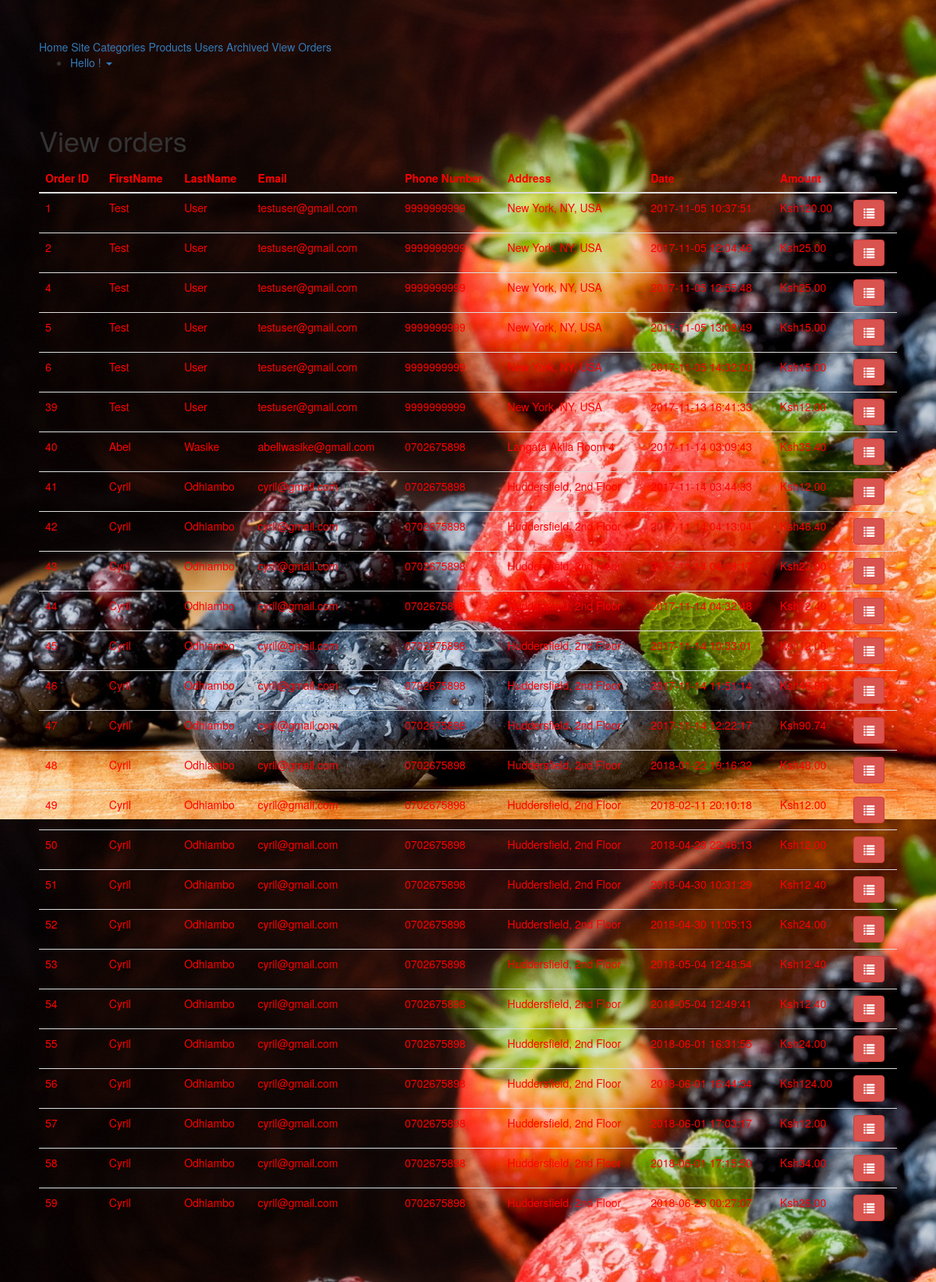
Page /admin/vieworders.php on the committed database.
### tables this page shows
CREATE TABLE `orders` (
  `id` int(11) NOT NULL,
  `customer_id` int(11) NOT NULL,
  `total_price` float(10,2) NOT NULL,
  `created` datetime NOT NULL,
  `modified` datetime NOT NULL,
  `status` enum('1','0') NOT NULL DEFAULT '1'
);

CREATE TABLE `customers` (
  `id` int(11) NOT NULL,
  `email` varchar(100) NOT NULL,
  `phone` varchar(15) NOT NULL,
  `address` text NOT NULL,
  `created` datetime NOT NULL,
  `modified` datetime NOT NULL,
  `status` enum('1','0') NOT NULL DEFAULT '1',
  `firstname` varchar(50) DEFAULT NULL,
  `lastname` varchar(50) DEFAULT NULL,
  `description` text DEFAULT NULL
);

### admin/vieworders.php (the view, shortened to what this page needs)
<?php
include '../cart.php';
?>
<!DOCTYPE html>
<html lang="en">
<head>
    <link rel="stylesheet" href="http://maxcdn.bootstrapcdn.com/bootstrap/3.3.7/css/bootstrap.min.css">
</head>
<body>
<div class="container">
<?php include("adminlinks.php") ?>
<br>
<br>
    <h1>View orders</h1>
    <table class="table" style="color:red;">
    <thead>
        <tr>
            <th>Order ID</th>
			<th>FirstName</th>
            <th>LastName</th>
            <th>Email</th>
            <th>Phone Number</th>
            <th>Address</th>
			<th>Date</th>
            <th>Amount</th>
            <th>&nbsp;</th>
        </tr>
    </thead>
    <tbody>
    <?php
        $query = $db->query("SELECT * FROM customers,orders WHERE customers.id=orders.customer_id");
        if($query->num_rows > 0){
            while($row = $query->fetch_assoc()){
    ?>
        <tr>
            <td><?php echo $row["id"]; ?></td>
            <td><?php echo $row["firstname"]; ?></td>
   			<td><?php echo $row["lastname"]; ?></td>
            <td><?php echo $row["email"]; ?></td>
            <td><?php echo $row["phone"]; ?></td>
			<td><?php echo $row["address"]; ?></td>
            <td><?php echo $row["created"]; ?></td>
            <td><?php echo 'Ksh'.$row["total_price"]; ?></td>
            <td>
    <a href="viewspecificorder.php?action=vieworderItem&id=<?php echo $row["id"]; ?>" class="btn btn-danger"><i class="glyphicon glyphicon-list"></i></a>
            </td>
        </tr>
	<?php } }else{ ?>
        <tr><td colspan="5"><p>No records.....</p></td>
    <?php } ?>
    </tbody>
    </table>
</div>
</body>
</html>

### rows in the picture
orders: id "1", customer.firstname "Test", customer.lastname "User", customer.email "testuser@gmail.com", customer.phone "9999999999", customer.address "New York, NY, USA", created "2017-11-05 10:37:51", total_price "120.00"
orders: id "2", customer.firstname "Test", customer.lastname "User", customer.email "testuser@gmail.com", customer.phone "9999999999", customer.address "New York, NY, USA", created "2017-11-05 12:04:46", total_price "25.00"
orders: id "4", customer.firstname "Test", customer.lastname "User", customer.email "testuser@gmail.com", customer.phone "9999999999", customer.address "New York, NY, USA", created "2017-11-05 12:55:48", total_price "25.00"
orders: id "5", customer.firstname "Test", customer.lastname "User", customer.email "testuser@gmail.com", customer.phone "9999999999", customer.address "New York, NY, USA", created "2017-11-05 13:08:49", total_price "15.00"
orders: id "6", customer.firstname "Test", customer.lastname "User", customer.email "testuser@gmail.com", customer.phone "9999999999", customer.address "New York, NY, USA", created "2017-11-05 14:32:00", total_price "15.00"
orders: id "39", customer.firstname "Test", customer.lastname "User", customer.email "testuser@gmail.com", customer.phone "9999999999", customer.address "New York, NY, USA", created "2017-11-13 16:41:33", total_price "12.00"
orders: id "40", customer.firstname "Abel", customer.lastname "Wasike", customer.email "abellwasike@gmail.com", customer.phone "0702675898", customer.address "Langata Akila Room 4", created "2017-11-14 03:09:43", total_price "35.40"
orders: id "41", customer.firstname "Cyril", customer.lastname "Odhiambo", customer.email "cyril@gmail.com", customer.phone "0702675898", customer.address "Huddersfield, 2nd Floor", created "2017-11-14 03:44:33", total_price "12.00"
orders: id "42", customer.firstname "Cyril", customer.lastname "Odhiambo", customer.email "cyril@gmail.com", customer.phone "0702675898", customer.address "Huddersfield, 2nd Floor", created "2017-11-14 04:13:04", total_price "46.40"
orders: id "43", customer.firstname "Cyril", customer.lastname "Odhiambo", customer.email "cyril@gmail.com", customer.phone "0702675898", customer.address "Huddersfield, 2nd Floor", created "2017-11-14 04:19:17", total_price "23.00"
orders: id "44", customer.firstname "Cyril", customer.lastname "Odhiambo", customer.email "cyril@gmail.com", customer.phone "0702675898", customer.address "Huddersfield, 2nd Floor", created "2017-11-14 04:32:48", total_price "12.40"
orders: id "45", customer.firstname "Cyril", customer.lastname "Odhiambo", customer.email "cyril@gmail.com", customer.phone "0702675898", customer.address "Huddersfield, 2nd Floor", created "2017-11-14 10:33:01", total_price "12.00"
orders: id "46", customer.firstname "Cyril", customer.lastname "Odhiambo", customer.email "cyril@gmail.com", customer.phone "0702675898", customer.address "Huddersfield, 2nd Floor", created "2017-11-14 11:51:14", total_price "46.80"
orders: id "47", customer.firstname "Cyril", customer.lastname "Odhiambo", customer.email "cyril@gmail.com", customer.phone "0702675898", customer.address "Huddersfield, 2nd Floor", created "2017-11-14 12:22:17", total_price "90.74"
orders: id "48", customer.firstname "Cyril", customer.lastname "Odhiambo", customer.email "cyril@gmail.com", customer.phone "0702675898", customer.address "Huddersfield, 2nd Floor", created "2018-01-22 19:16:32", total_price "48.00"
orders: id "49", customer.firstname "Cyril", customer.lastname "Odhiambo", customer.email "cyril@gmail.com", customer.phone "0702675898", customer.address "Huddersfield, 2nd Floor", created "2018-02-11 20:10:18", total_price "12.00"
orders: id "50", customer.firstname "Cyril", customer.lastname "Odhiambo", customer.email "cyril@gmail.com", customer.phone "0702675898", customer.address "Huddersfield, 2nd Floor", created "2018-04-29 22:46:13", total_price "12.00"
orders: id "51", customer.firstname "Cyril", customer.lastname "Odhiambo", customer.email "cyril@gmail.com", customer.phone "0702675898", customer.address "Huddersfield, 2nd Floor", created "2018-04-30 10:31:29", total_price "12.40"
orders: id "52", customer.firstname "Cyril", customer.lastname "Odhiambo", customer.email "cyril@gmail.com", customer.phone "0702675898", customer.address "Huddersfield, 2nd Floor", created "2018-04-30 11:05:13", total_price "24.00"
orders: id "53", customer.firstname "Cyril", customer.lastname "Odhiambo", customer.email "cyril@gmail.com", customer.phone "0702675898", customer.address "Huddersfield, 2nd Floor", created "2018-05-04 12:48:54", total_price "12.40"
orders: id "54", customer.firstname "Cyril", customer.lastname "Odhiambo", customer.email "cyril@gmail.com", customer.phone "0702675898", customer.address "Huddersfield, 2nd Floor", created "2018-05-04 12:49:41", total_price "12.40"
orders: id "55", customer.firstname "Cyril", customer.lastname "Odhiambo", customer.email "cyril@gmail.com", customer.phone "0702675898", customer.address "Huddersfield, 2nd Floor", created "2018-06-01 16:31:55", total_price "24.00"
orders: id "56", customer.firstname "Cyril", customer.lastname "Odhiambo", customer.email "cyril@gmail.com", customer.phone "0702675898", customer.address "Huddersfield, 2nd Floor", created "2018-06-01 16:44:34", total_price "124.00"
orders: id "57", customer.firstname "Cyril", customer.lastname "Odhiambo", customer.email "cyril@gmail.com", customer.phone "0702675898", customer.address "Huddersfield, 2nd Floor", created "2018-06-01 17:03:17", total_price "12.00"
orders: id "58", customer.firstname "Cyril", customer.lastname "Odhiambo", customer.email "cyril@gmail.com", customer.phone "0702675898", customer.address "Huddersfield, 2nd Floor", created "2018-06-01 17:15:50", total_price "34.00"
orders: id "59", customer.firstname "Cyril", customer.lastname "Odhiambo", customer.email "cyril@gmail.com", customer.phone "0702675898", customer.address "Huddersfield, 2nd Floor", created "2018-06-25 00:27:07", total_price "26.00"
